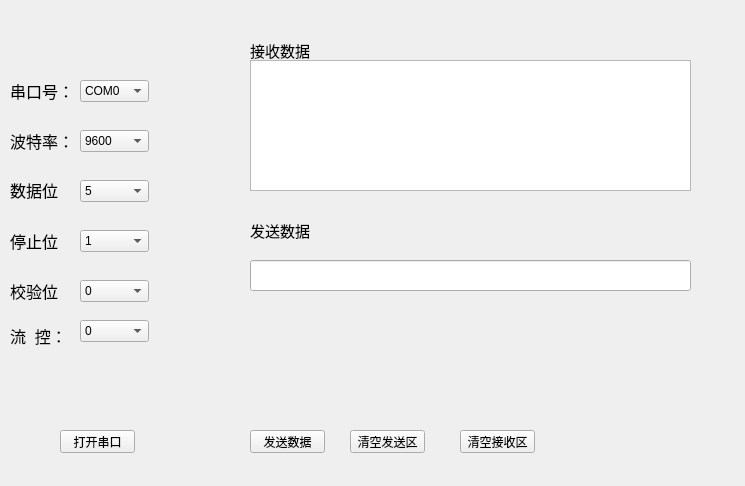
<?xml version="1.0" encoding="UTF-8"?>
<ui version="4.0">
 <class>Widget</class>
 <widget class="QWidget" name="Widget">
  <property name="geometry">
   <rect>
    <x>0</x>
    <y>0</y>
    <width>745</width>
    <height>486</height>
   </rect>
  </property>
  <property name="windowTitle">
   <string>Widget</string>
  </property>
  <widget class="QComboBox" name="comboBox_portName">
   <property name="geometry">
    <rect>
     <x>80</x>
     <y>80</y>
     <width>69</width>
     <height>22</height>
    </rect>
   </property>
   <item>
    <property name="text">
     <string>COM0</string>
    </property>
   </item>
   <item>
    <property name="text">
     <string>COM1</string>
    </property>
   </item>
   <item>
    <property name="text">
     <string>COM2</string>
    </property>
   </item>
   <item>
    <property name="text">
     <string>COM3</string>
    </property>
   </item>
   <item>
    <property name="text">
     <string>COM4</string>
    </property>
   </item>
   <item>
    <property name="text">
     <string>COM5</string>
    </property>
   </item>
   <item>
    <property name="text">
     <string>COM6</string>
    </property>
   </item>
   <item>
    <property name="text">
     <string>COM7</string>
    </property>
   </item>
   <item>
    <property name="text">
     <string>COM8</string>
    </property>
   </item>
   <item>
    <property name="text">
     <string>COM9</string>
    </property>
   </item>
  </widget>
  <widget class="QComboBox" name="comboBox_baudRate">
   <property name="geometry">
    <rect>
     <x>80</x>
     <y>130</y>
     <width>69</width>
     <height>22</height>
    </rect>
   </property>
   <item>
    <property name="text">
     <string>9600</string>
    </property>
   </item>
   <item>
    <property name="text">
     <string>14400</string>
    </property>
   </item>
   <item>
    <property name="text">
     <string>19200</string>
    </property>
   </item>
   <item>
    <property name="text">
     <string>28800</string>
    </property>
   </item>
  </widget>
  <widget class="QLabel" name="label">
   <property name="geometry">
    <rect>
     <x>10</x>
     <y>80</y>
     <width>61</width>
     <height>21</height>
    </rect>
   </property>
   <property name="font">
    <font>
     <pointsize>12</pointsize>
    </font>
   </property>
   <property name="text">
    <string>串口号：</string>
   </property>
  </widget>
  <widget class="QLabel" name="label_2">
   <property name="geometry">
    <rect>
     <x>10</x>
     <y>130</y>
     <width>61</width>
     <height>21</height>
    </rect>
   </property>
   <property name="font">
    <font>
     <pointsize>12</pointsize>
    </font>
   </property>
   <property name="text">
    <string>波特率：</string>
   </property>
  </widget>
  <widget class="QPushButton" name="pushButton_comopen">
   <property name="geometry">
    <rect>
     <x>60</x>
     <y>430</y>
     <width>75</width>
     <height>23</height>
    </rect>
   </property>
   <property name="text">
    <string>打开串口</string>
   </property>
  </widget>
  <widget class="QPushButton" name="pushButton_send">
   <property name="geometry">
    <rect>
     <x>250</x>
     <y>430</y>
     <width>75</width>
     <height>23</height>
    </rect>
   </property>
   <property name="text">
    <string>发送数据</string>
   </property>
  </widget>
  <widget class="QTextEdit" name="textEdit_read">
   <property name="geometry">
    <rect>
     <x>250</x>
     <y>60</y>
     <width>441</width>
     <height>131</height>
    </rect>
   </property>
   <property name="frameShape">
    <enum>QFrame::StyledPanel</enum>
   </property>
   <property name="lineWidth">
    <number>1</number>
   </property>
  </widget>
  <widget class="QLabel" name="label_3">
   <property name="geometry">
    <rect>
     <x>250</x>
     <y>40</y>
     <width>61</width>
     <height>21</height>
    </rect>
   </property>
   <property name="font">
    <font>
     <pointsize>11</pointsize>
    </font>
   </property>
   <property name="text">
    <string>接收数据</string>
   </property>
  </widget>
  <widget class="QLabel" name="label_4">
   <property name="geometry">
    <rect>
     <x>250</x>
     <y>220</y>
     <width>61</width>
     <height>21</height>
    </rect>
   </property>
   <property name="font">
    <font>
     <pointsize>11</pointsize>
    </font>
   </property>
   <property name="text">
    <string>发送数据</string>
   </property>
  </widget>
  <widget class="QPushButton" name="pushButton_sendarea_clear">
   <property name="geometry">
    <rect>
     <x>350</x>
     <y>430</y>
     <width>75</width>
     <height>23</height>
    </rect>
   </property>
   <property name="text">
    <string>清空发送区</string>
   </property>
  </widget>
  <widget class="QPushButton" name="pushButton_receivearea_clear">
   <property name="geometry">
    <rect>
     <x>460</x>
     <y>430</y>
     <width>75</width>
     <height>23</height>
    </rect>
   </property>
   <property name="text">
    <string>清空接收区</string>
   </property>
  </widget>
  <widget class="QComboBox" name="comboBox_databits">
   <property name="geometry">
    <rect>
     <x>80</x>
     <y>180</y>
     <width>69</width>
     <height>22</height>
    </rect>
   </property>
   <item>
    <property name="text">
     <string>5</string>
    </property>
   </item>
   <item>
    <property name="text">
     <string>6</string>
    </property>
   </item>
   <item>
    <property name="text">
     <string>7</string>
    </property>
   </item>
   <item>
    <property name="text">
     <string>8</string>
    </property>
   </item>
  </widget>
  <widget class="QComboBox" name="comboBox_stopbits">
   <property name="geometry">
    <rect>
     <x>80</x>
     <y>230</y>
     <width>69</width>
     <height>22</height>
    </rect>
   </property>
   <item>
    <property name="text">
     <string>1</string>
    </property>
   </item>
   <item>
    <property name="text">
     <string>2</string>
    </property>
   </item>
  </widget>
  <widget class="QComboBox" name="comboBox_parity">
   <property name="geometry">
    <rect>
     <x>80</x>
     <y>280</y>
     <width>69</width>
     <height>22</height>
    </rect>
   </property>
   <item>
    <property name="text">
     <string>0</string>
    </property>
   </item>
   <item>
    <property name="text">
     <string>1</string>
    </property>
   </item>
   <item>
    <property name="text">
     <string>2</string>
    </property>
   </item>
   <item>
    <property name="text">
     <string>3</string>
    </property>
   </item>
   <item>
    <property name="text">
     <string>4</string>
    </property>
   </item>
  </widget>
  <widget class="QLabel" name="label_5">
   <property name="geometry">
    <rect>
     <x>10</x>
     <y>180</y>
     <width>54</width>
     <height>20</height>
    </rect>
   </property>
   <property name="font">
    <font>
     <pointsize>12</pointsize>
    </font>
   </property>
   <property name="text">
    <string>数据位：</string>
   </property>
  </widget>
  <widget class="QLabel" name="label_6">
   <property name="geometry">
    <rect>
     <x>10</x>
     <y>230</y>
     <width>54</width>
     <height>21</height>
    </rect>
   </property>
   <property name="font">
    <font>
     <pointsize>12</pointsize>
    </font>
   </property>
   <property name="text">
    <string>停止位：</string>
   </property>
  </widget>
  <widget class="QLabel" name="label_7">
   <property name="geometry">
    <rect>
     <x>10</x>
     <y>280</y>
     <width>54</width>
     <height>21</height>
    </rect>
   </property>
   <property name="font">
    <font>
     <pointsize>12</pointsize>
    </font>
   </property>
   <property name="text">
    <string>校验位：</string>
   </property>
  </widget>
  <widget class="QComboBox" name="comboBox_FlowControl">
   <property name="geometry">
    <rect>
     <x>80</x>
     <y>320</y>
     <width>69</width>
     <height>22</height>
    </rect>
   </property>
   <item>
    <property name="text">
     <string>0</string>
    </property>
   </item>
   <item>
    <property name="text">
     <string>1</string>
    </property>
   </item>
   <item>
    <property name="text">
     <string>2</string>
    </property>
   </item>
  </widget>
  <widget class="QLabel" name="label_8">
   <property name="geometry">
    <rect>
     <x>10</x>
     <y>320</y>
     <width>54</width>
     <height>31</height>
    </rect>
   </property>
   <property name="font">
    <font>
     <pointsize>12</pointsize>
    </font>
   </property>
   <property name="text">
    <string>流  控：</string>
   </property>
  </widget>
  <widget class="QLineEdit" name="lineEdit_write">
   <property name="geometry">
    <rect>
     <x>250</x>
     <y>260</y>
     <width>441</width>
     <height>31</height>
    </rect>
   </property>
   <property name="cursor">
    <cursorShape>IBeamCursor</cursorShape>
   </property>
  </widget>
 </widget>
 <layoutdefault spacing="6" margin="11"/>
 <resources/>
 <connections/>
</ui>
